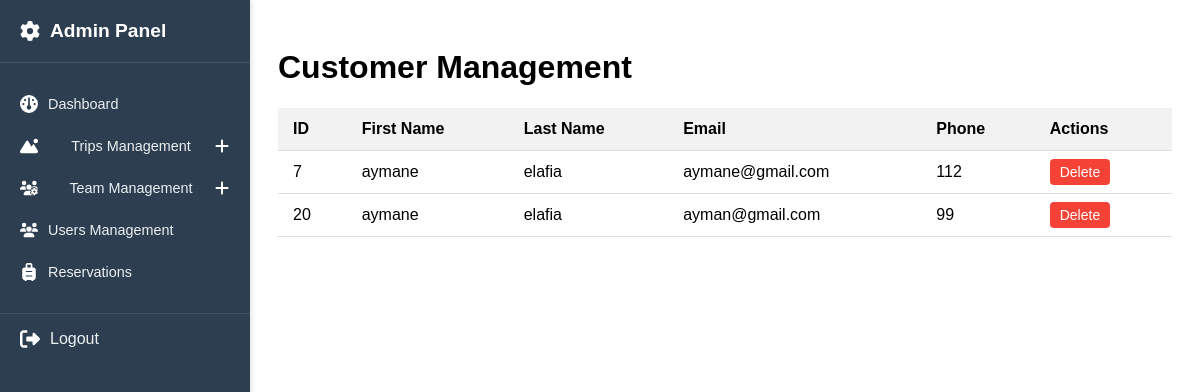
The page /admin/pages/users.php on the database as committed earlier.
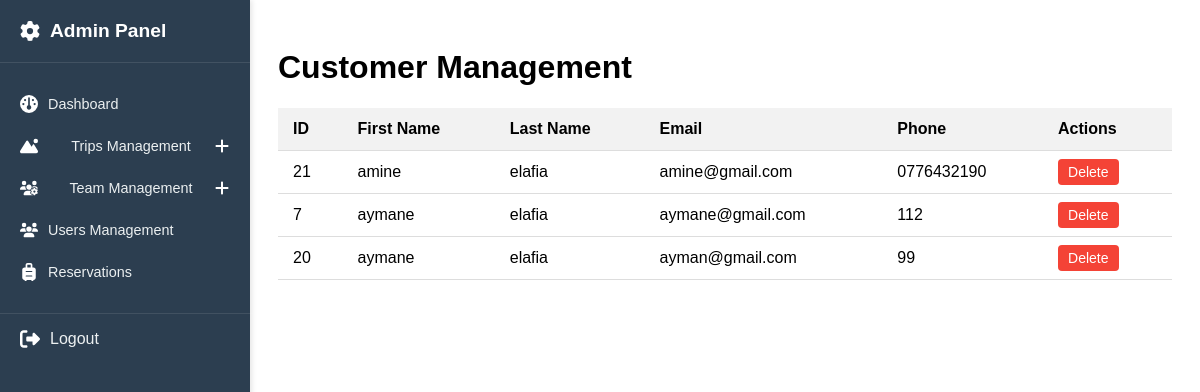
The same page on the database as committed later.
### tables this page shows
CREATE TABLE `users` (
  `user_id` int(11) NOT NULL,
  `first_name` varchar(100) NOT NULL,
  `last_name` varchar(100) NOT NULL,
  `email` varchar(250) NOT NULL,
  `password` varchar(250) NOT NULL,
  `phone` varchar(20) NOT NULL,
  `role` enum('customer','supervisor','admin') NOT NULL DEFAULT 'customer'
);

### admin/pages/users.php (the view, shortened to what this page needs)
<?php
include '../includes/sidebar.php';
require_once '../includes/pdo.php';
$query = "SELECT * FROM users WHERE role = 'customer' ORDER BY last_name, first_name";
$result = $pdo->query($query);
?>
<div class="main-content">
    <h1>Customer Management</h1>
    <div class="table-container">
        <table>
            <thead>
                <tr>
                    <th>ID</th>
                    <th>First Name</th>
                    <th>Last Name</th>
                    <th>Email</th>
                    <th>Phone</th>
                    <th>Actions</th>
                </tr>
            </thead>
            <tbody>
                <?php foreach ($result as $user): ?>
                    <tr>
                        <td><?php echo htmlspecialchars($user['user_id']); ?></td>
                        <td><?php echo htmlspecialchars($user['first_name']); ?></td>
                        <td><?php echo htmlspecialchars($user['last_name']); ?></td>
                        <td><?php echo htmlspecialchars($user['email']); ?></td>
                        <td><?php echo htmlspecialchars($user['phone']); ?></td>
                        <td class="actions">
                            <a href="users.php?delete_id=<?php echo $user['user_id']; ?>"
                               class="btn-delete"
                               onclick="return confirm('Are you sure you want to delete this customer?')">Delete</a>
                        </td>
                    </tr>
                <?php endforeach; ?>
            </tbody>
        </table>
    </div>
</div>
</body>
</html>

Rows that differ between the two databases and show on the page:
added users: user_id "21", first_name "amine", last_name "elafia", email "amine@gmail.com", phone "0776432190"
